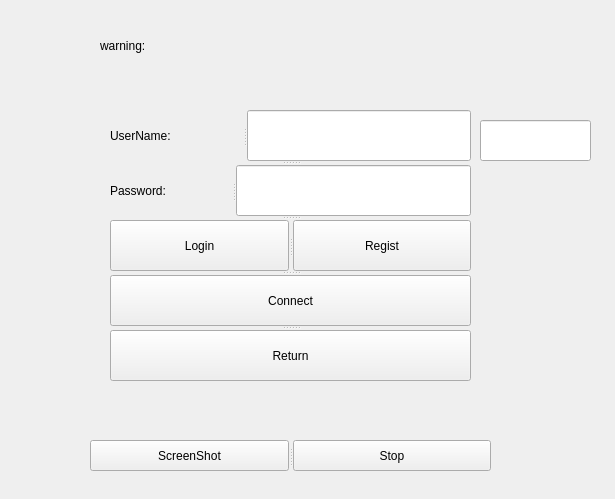
<?xml version="1.0" encoding="UTF-8"?>
<ui version="4.0">
 <class>MonitorClient</class>
 <widget class="QWidget" name="MonitorClient">
  <property name="geometry">
   <rect>
    <x>0</x>
    <y>0</y>
    <width>615</width>
    <height>499</height>
   </rect>
  </property>
  <property name="windowTitle">
   <string>MonitorClient</string>
  </property>
  <widget class="QLabel" name="label_image">
   <property name="geometry">
    <rect>
     <x>80</x>
     <y>63</y>
     <width>421</width>
     <height>371</height>
    </rect>
   </property>
   <property name="text">
    <string/>
   </property>
  </widget>
  <widget class="QLabel" name="label_warning">
   <property name="geometry">
    <rect>
     <x>100</x>
     <y>30</y>
     <width>381</width>
     <height>31</height>
    </rect>
   </property>
   <property name="text">
    <string>warning:</string>
   </property>
  </widget>
  <widget class="QLineEdit" name="lineEdit_test">
   <property name="geometry">
    <rect>
     <x>480</x>
     <y>120</y>
     <width>111</width>
     <height>41</height>
    </rect>
   </property>
  </widget>
  <widget class="QSplitter" name="splitter_user">
   <property name="geometry">
    <rect>
     <x>110</x>
     <y>110</y>
     <width>361</width>
     <height>271</height>
    </rect>
   </property>
   <property name="orientation">
    <enum>Qt::Vertical</enum>
   </property>
   <widget class="QSplitter" name="splitter_name">
    <property name="orientation">
     <enum>Qt::Horizontal</enum>
    </property>
    <widget class="QLabel" name="label_name">
     <property name="text">
      <string>UserName: </string>
     </property>
    </widget>
    <widget class="QLineEdit" name="lineEdit_name"/>
   </widget>
   <widget class="QSplitter" name="splitter_pw">
    <property name="orientation">
     <enum>Qt::Horizontal</enum>
    </property>
    <widget class="QLabel" name="label_pw">
     <property name="text">
      <string>Password:</string>
     </property>
    </widget>
    <widget class="QLineEdit" name="lineEdit_pw"/>
   </widget>
   <widget class="QSplitter" name="splitter_log">
    <property name="orientation">
     <enum>Qt::Horizontal</enum>
    </property>
    <widget class="QPushButton" name="pushButton_login">
     <property name="text">
      <string>Login</string>
     </property>
    </widget>
    <widget class="QPushButton" name="pushButton_regist">
     <property name="text">
      <string>Regist</string>
     </property>
    </widget>
   </widget>
   <widget class="QPushButton" name="pushButton_ConnectServer">
    <property name="text">
     <string>Connect</string>
    </property>
   </widget>
   <widget class="QPushButton" name="pushButton_return">
    <property name="text">
     <string>Return</string>
    </property>
   </widget>
  </widget>
  <widget class="QSplitter" name="splitter_screen">
   <property name="geometry">
    <rect>
     <x>90</x>
     <y>440</y>
     <width>401</width>
     <height>31</height>
    </rect>
   </property>
   <property name="orientation">
    <enum>Qt::Horizontal</enum>
   </property>
   <widget class="QPushButton" name="pushButton_shot">
    <property name="text">
     <string>ScreenShot</string>
    </property>
   </widget>
   <widget class="QPushButton" name="pushButton_stop">
    <property name="text">
     <string>Stop</string>
    </property>
   </widget>
  </widget>
 </widget>
 <layoutdefault spacing="6" margin="11"/>
 <resources/>
 <connections/>
</ui>
